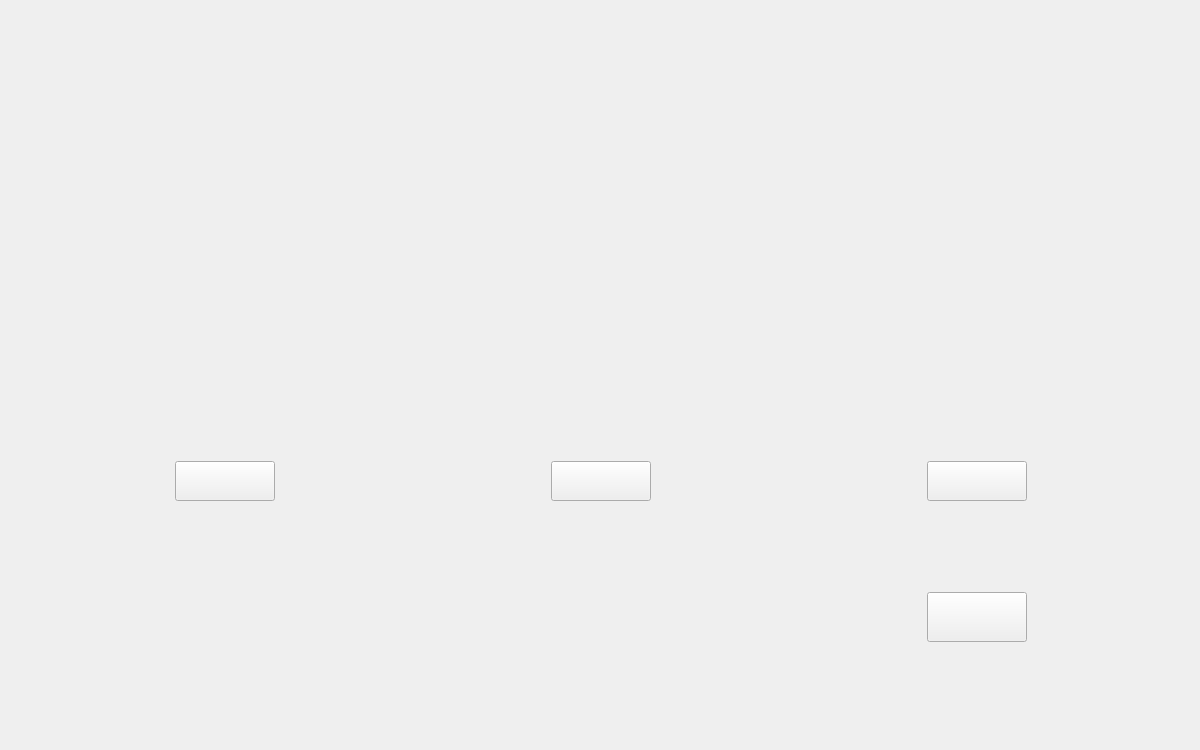
<?xml version="1.0" encoding="UTF-8"?>
<ui version="4.0">
 <class>SubWidget</class>
 <widget class="QWidget" name="SubWidget">
  <property name="geometry">
   <rect>
    <x>0</x>
    <y>0</y>
    <width>1200</width>
    <height>750</height>
   </rect>
  </property>
  <property name="minimumSize">
   <size>
    <width>1200</width>
    <height>750</height>
   </size>
  </property>
  <property name="windowTitle">
   <string>Form</string>
  </property>
  <property name="styleSheet">
   <string notr="true"/>
  </property>
  <widget class="QWidget" name="widget_4" native="true">
   <property name="geometry">
    <rect>
     <x>0</x>
     <y>180</y>
     <width>1200</width>
     <height>370</height>
    </rect>
   </property>
   <property name="minimumSize">
    <size>
     <width>1200</width>
     <height>370</height>
    </size>
   </property>
   <property name="styleSheet">
    <string notr="true">border-image: url(:/images/images/levels/grey.png);</string>
   </property>
  </widget>
  <widget class="QWidget" name="layoutWidget">
   <property name="geometry">
    <rect>
     <x>25</x>
     <y>16</y>
     <width>1151</width>
     <height>711</height>
    </rect>
   </property>
   <layout class="QVBoxLayout" name="verticalLayout">
    <item>
     <spacer name="verticalSpacer_5">
      <property name="orientation">
       <enum>Qt::Vertical</enum>
      </property>
      <property name="sizeType">
       <enum>QSizePolicy::Fixed</enum>
      </property>
      <property name="sizeHint" stdset="0">
       <size>
        <width>20</width>
        <height>200</height>
       </size>
      </property>
     </spacer>
    </item>
    <item>
     <layout class="QHBoxLayout" name="horizontalLayout">
      <item>
       <spacer name="horizontalSpacer_7">
        <property name="orientation">
         <enum>Qt::Horizontal</enum>
        </property>
        <property name="sizeType">
         <enum>QSizePolicy::Fixed</enum>
        </property>
        <property name="sizeHint" stdset="0">
         <size>
          <width>40</width>
          <height>20</height>
         </size>
        </property>
       </spacer>
      </item>
      <item>
       <widget class="QWidget" name="widget" native="true">
        <property name="minimumSize">
         <size>
          <width>189</width>
          <height>120</height>
         </size>
        </property>
        <property name="styleSheet">
         <string notr="true">border-image: url(:/images/images/levels/1.png);</string>
        </property>
       </widget>
      </item>
      <item>
       <spacer name="horizontalSpacer">
        <property name="orientation">
         <enum>Qt::Horizontal</enum>
        </property>
        <property name="sizeType">
         <enum>QSizePolicy::Fixed</enum>
        </property>
        <property name="sizeHint" stdset="0">
         <size>
          <width>40</width>
          <height>20</height>
         </size>
        </property>
       </spacer>
      </item>
      <item>
       <widget class="QWidget" name="widget_2" native="true">
        <property name="minimumSize">
         <size>
          <width>189</width>
          <height>120</height>
         </size>
        </property>
        <property name="styleSheet">
         <string notr="true">border-image: url(:/images/images/levels/2.png);</string>
        </property>
       </widget>
      </item>
      <item>
       <spacer name="horizontalSpacer_2">
        <property name="orientation">
         <enum>Qt::Horizontal</enum>
        </property>
        <property name="sizeType">
         <enum>QSizePolicy::Fixed</enum>
        </property>
        <property name="sizeHint" stdset="0">
         <size>
          <width>40</width>
          <height>20</height>
         </size>
        </property>
       </spacer>
      </item>
      <item>
       <widget class="QWidget" name="widget_3" native="true">
        <property name="minimumSize">
         <size>
          <width>189</width>
          <height>120</height>
         </size>
        </property>
        <property name="styleSheet">
         <string notr="true">border-image: url(:/images/images/levels/3.png);</string>
        </property>
       </widget>
      </item>
      <item>
       <spacer name="horizontalSpacer_8">
        <property name="orientation">
         <enum>Qt::Horizontal</enum>
        </property>
        <property name="sizeType">
         <enum>QSizePolicy::Fixed</enum>
        </property>
        <property name="sizeHint" stdset="0">
         <size>
          <width>40</width>
          <height>20</height>
         </size>
        </property>
       </spacer>
      </item>
     </layout>
    </item>
    <item>
     <layout class="QGridLayout" name="gridLayout">
      <item row="2" column="6">
       <widget class="QPushButton" name="back">
        <property name="minimumSize">
         <size>
          <width>100</width>
          <height>50</height>
         </size>
        </property>
        <property name="maximumSize">
         <size>
          <width>100</width>
          <height>50</height>
         </size>
        </property>
        <property name="styleSheet">
         <string notr="true">border-image: url(:/images/images/levels/back.png);</string>
        </property>
        <property name="text">
         <string/>
        </property>
       </widget>
      </item>
      <item row="0" column="2" rowspan="2">
       <widget class="QPushButton" name="b1">
        <property name="minimumSize">
         <size>
          <width>100</width>
          <height>40</height>
         </size>
        </property>
        <property name="styleSheet">
         <string notr="true">border-image: url(:/images/images/levels/b1.png);</string>
        </property>
        <property name="text">
         <string/>
        </property>
       </widget>
      </item>
      <item row="0" column="3" rowspan="2">
       <spacer name="horizontalSpacer_3">
        <property name="orientation">
         <enum>Qt::Horizontal</enum>
        </property>
        <property name="sizeType">
         <enum>QSizePolicy::Fixed</enum>
        </property>
        <property name="sizeHint" stdset="0">
         <size>
          <width>270</width>
          <height>20</height>
         </size>
        </property>
       </spacer>
      </item>
      <item row="0" column="4" rowspan="2">
       <widget class="QPushButton" name="b2">
        <property name="minimumSize">
         <size>
          <width>100</width>
          <height>40</height>
         </size>
        </property>
        <property name="styleSheet">
         <string notr="true">border-image: url(:/images/images/levels/b2.png);</string>
        </property>
        <property name="text">
         <string/>
        </property>
       </widget>
      </item>
      <item row="0" column="5" rowspan="2">
       <spacer name="horizontalSpacer_4">
        <property name="orientation">
         <enum>Qt::Horizontal</enum>
        </property>
        <property name="sizeType">
         <enum>QSizePolicy::Fixed</enum>
        </property>
        <property name="sizeHint" stdset="0">
         <size>
          <width>270</width>
          <height>20</height>
         </size>
        </property>
       </spacer>
      </item>
      <item row="0" column="6" rowspan="2">
       <widget class="QPushButton" name="b3">
        <property name="minimumSize">
         <size>
          <width>100</width>
          <height>40</height>
         </size>
        </property>
        <property name="styleSheet">
         <string notr="true">border-image: url(:/images/images/levels/b3.png);</string>
        </property>
        <property name="text">
         <string/>
        </property>
       </widget>
      </item>
      <item row="2" column="4">
       <spacer name="verticalSpacer_2">
        <property name="orientation">
         <enum>Qt::Vertical</enum>
        </property>
        <property name="sizeType">
         <enum>QSizePolicy::Fixed</enum>
        </property>
        <property name="sizeHint" stdset="0">
         <size>
          <width>20</width>
          <height>220</height>
         </size>
        </property>
       </spacer>
      </item>
      <item row="0" column="1">
       <spacer name="horizontalSpacer_5">
        <property name="orientation">
         <enum>Qt::Horizontal</enum>
        </property>
        <property name="sizeHint" stdset="0">
         <size>
          <width>40</width>
          <height>20</height>
         </size>
        </property>
       </spacer>
      </item>
      <item row="0" column="7">
       <spacer name="horizontalSpacer_6">
        <property name="orientation">
         <enum>Qt::Horizontal</enum>
        </property>
        <property name="sizeHint" stdset="0">
         <size>
          <width>40</width>
          <height>20</height>
         </size>
        </property>
       </spacer>
      </item>
     </layout>
    </item>
   </layout>
  </widget>
 </widget>
 <resources/>
 <connections/>
</ui>
